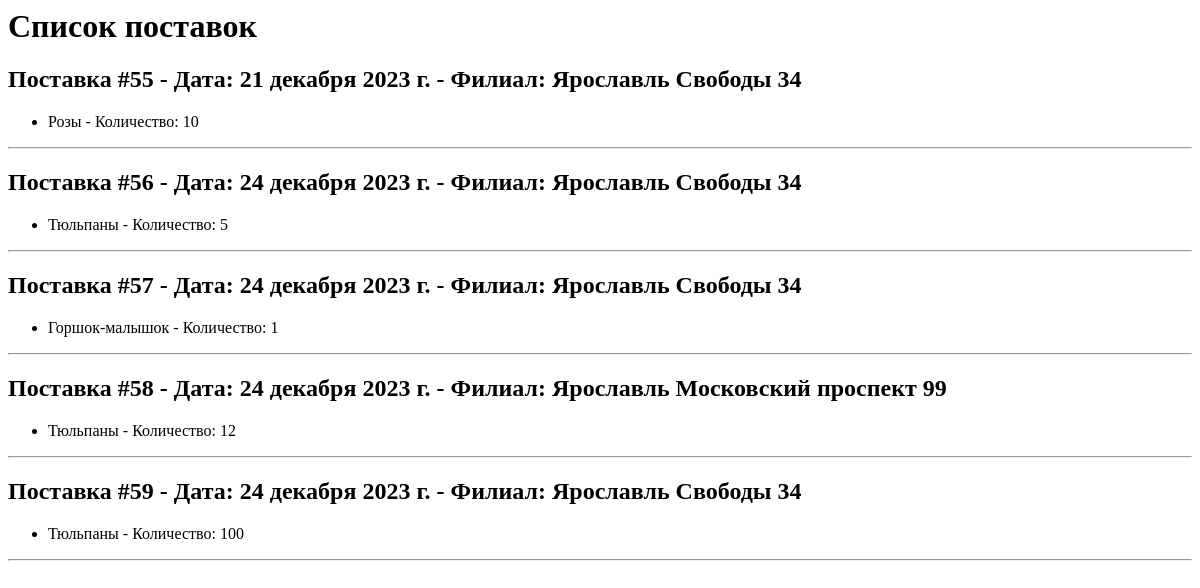
Page /supply-list/ on the earlier database version.
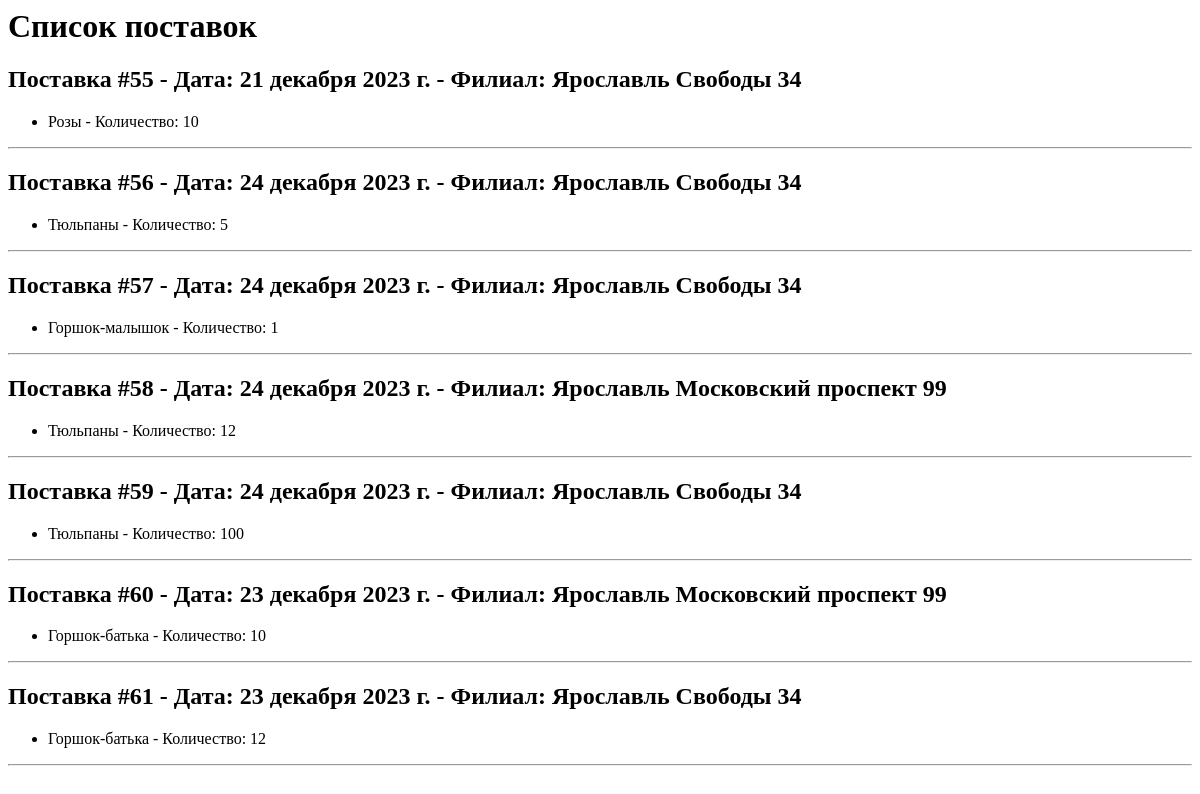
Same page on the later database version.
### main/models.py (models this page shows, shortened)
class Supplies(models.Model):
    delivery_date = models.DateField()
    filial = models.ForeignKey(Filials, on_delete=models.CASCADE, verbose_name='Филиал', blank=True, null=True)
    class Meta:
        verbose_name = 'Поставка'
        verbose_name_plural = 'Поставки'

class Filials(models.Model):
    city = models.CharField(max_length=50, verbose_name='Город', blank=True, null=True)
    street = models.CharField(max_length=50, verbose_name='Улица', blank=True, null=True)
    house = models.CharField(max_length=50, verbose_name='Дом', blank=True, null=True)
    email = models.CharField(max_length=50, verbose_name='Email', blank=True, null=True)
    phone = models.CharField(max_length=50, verbose_name='Телефон', blank=True, null=True)
    def __str__(self):
        return f'{self.city} {self.street} {self.house}'
    class Meta:
        verbose_name = 'Филиал'
        verbose_name_plural = 'Филиалы'

class SuppliesItems(models.Model):
    product = models.ForeignKey(Products, on_delete=models.CASCADE, verbose_name='Продукт', blank=True, null=True)
    supplies = models.ForeignKey(Supplies, on_delete=models.CASCADE, verbose_name='Поставка', blank=True, null=True)
    quantity = models.IntegerField(verbose_name='Количество', blank=True, null=True)
    class Meta:
        verbose_name = 'Поставка товара'
        verbose_name_plural = 'Поставки товаров'

class Products(models.Model):
    name = models.CharField(max_length=50, verbose_name='Название', blank=True, null=True)
    type_product = models.ForeignKey(Types_products, on_delete=models.CASCADE, verbose_name='Тип продукта', blank=True,
                                     null=True)
    cost = models.FloatField(verbose_name='Стоимость', blank=True, null=True)
    photo = models.ImageField(upload_to='products', verbose_name='Фото', blank=True, null=True)
    stock_balance = models.IntegerField(verbose_name='Остаток на складе', blank=True, null=True)
    sheif_life = models.IntegerField(verbose_name='Срок годности', blank=True, null=True)
    def __str__(self):
        return f'{self.name}'
    class Meta:
        verbose_name = 'Товар'
        verbose_name_plural = 'Товары'

### main/views.py (the view)
# urls.py: path('supply-list/', views.supply_list, name='supply_list'),
def supply_list(request):
    supplies = Supplies.objects.all()
    return render(request, 'supply_list.html', {'supplies': supplies})

### templates/supply_list.html (shortened to what this page needs)
<html lang="ru">
<head>
</head>
<body>
<h1>Список поставок</h1>
{% for supply in supplies %}
    <h2>Поставка #{{ supply.id }} - Дата: {{ supply.delivery_date }} - Филиал: {{ supply.filial }}</h2>
    <ul>
        {% for item in supply.suppliesitems_set.all %}
            <li>{{ item.product }} - Количество: {{ item.quantity }}</li>
        {% endfor %}
    </ul>
    <hr>
{% endfor %}
</body>
</html>

Differences in the rows shown:
added Supplies: id "60", delivery_date "23 декабря 2023 г.", filial "Ярославль Московский проспект 99"
added SuppliesItems: product "Горшок-батька", quantity "10", shown under "60"
added Supplies: id "61", delivery_date "23 декабря 2023 г.", filial "Ярославль Свободы 34"
added SuppliesItems: product "Горшок-батька", quantity "12", shown under "61"
